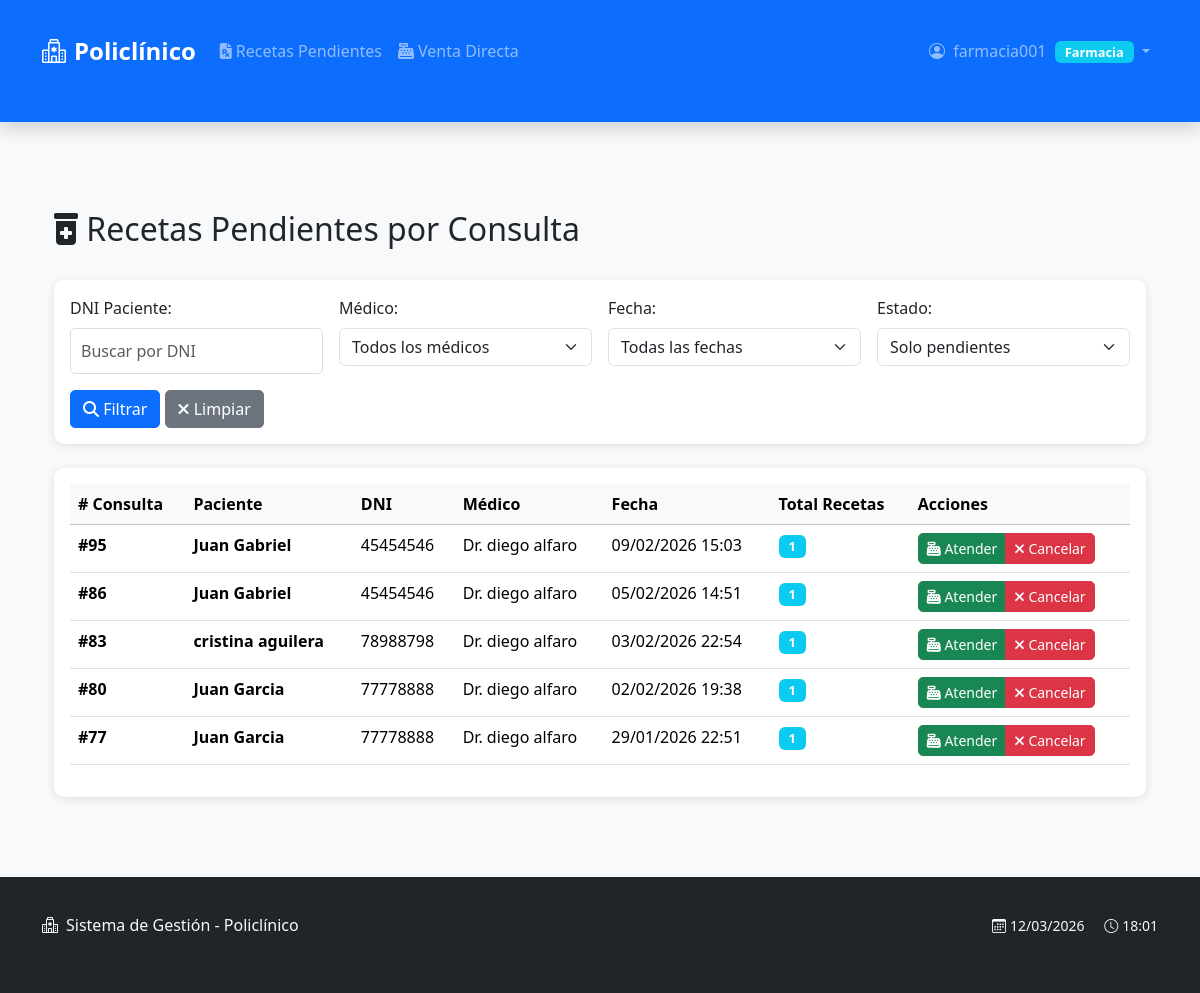
The app's page /farmacia/recetas-pendientes/ (signed in) with its own data.
### consultas/models.py (models this page shows, shortened)
class Consulta(models.Model):
    class EstadoConsulta(models.TextChoices):
        REGISTRADA = 'REGISTRADA', 'Registrada'
        PAGADA = 'PAGADA', 'Pagada'
        TRIAJE_PENDIENTE = 'TRIAJE_PENDIENTE', 'Triaje pendiente'
        EN_TRIAGE = 'EN_TRIAGE', 'En triaje'
        TRIAJE_COMPLETO = 'TRIAJE_COMPLETO', 'Triaje completo'
        ATENDIDA = 'ATENDIDA', 'Atendida'
    paciente = models.ForeignKey(
        'pacientes.Paciente',
        on_delete=models.PROTECT,
        related_name='consultas'
    )
    tarifa = models.ForeignKey(
        TarifaConsulta,
        on_delete=models.PROTECT
    )
    tipo_consulta = models.CharField(
        max_length=20
    )
    especialidad = models.CharField(
        max_length=20,
        null=True,
        blank=True
    )
    precio = models.DecimalField(
        max_digits=8,
        decimal_places=2
    )
    doctor = models.ForeignKey(
        Doctor,
        on_delete=models.SET_NULL,
        null=True,
        blank=True,
        verbose_name='Médico asignado',
        help_text='Seleccione el médico que atenderá la consulta'
    )
    estado = models.CharField(
        max_length=20,
        choices=EstadoConsulta.choices,
        default=EstadoConsulta.REGISTRADA
    )
    fecha = models.DateTimeField(auto_now_add=True)
    diagnostico = models.TextField(
        blank=True,
        null=True,
        verbose_name='Diagnóstico',
        help_text='Diagnóstico principal de la consulta'
    )
    observaciones = models.TextField(
        blank=True,
        null=True,
        verbose_name='Observaciones',
        help_text='Observaciones y hallazgos del examen físico'
    )
    tratamiento = models.TextField(
        blank=True,
        null=True,
        verbose_name='Tratamiento',
        help_text='Plan de tratamiento indicado'
    )
    fecha_atencion = models.DateTimeField(
        blank=True,
        null=True,
        verbose_name='Fecha de atención',
        help_text='Fecha y hora en que se atendió la consulta'
    )
    es_lectura_resultados = models.BooleanField(
        default=False,
        verbose_name='Es lectura de resultados',
        help_text='Consulta solo para lectura de resultados de exámenes'
    )
    class Meta:
        verbose_name = 'Consulta'
        verbose_name_plural = 'Consultas'
        ordering = ['-fecha']

### pacientes/models.py (models this page shows, shortened)
class Paciente(models.Model):
    dni = models.CharField(max_length=8, unique=True)
    nombres = models.CharField(max_length=100)
    apellidos = models.CharField(max_length=100)
    fecha_nacimiento = models.DateField()
    telefono = models.CharField(max_length=15, blank=True)
    direccion = models.CharField(max_length=200, blank=True)
    creado_en = models.DateTimeField(auto_now_add=True)
    activo = models.BooleanField(default=True, verbose_name='¿Activo?',help_text='Indica si el paciente está activo en el sistema')

### doctores/models.py (models this page shows, shortened)
class Doctor(models.Model):
    nombres = models.CharField(max_length=100, verbose_name='Nombres')
    apellidos = models.CharField(max_length=100, verbose_name='Apellidos')
    dni = models.CharField(max_length=8, unique=True, verbose_name='DNI')
    especialidad = models.ForeignKey(
        Especialidad,
        on_delete=models.PROTECT,
        verbose_name='Especialidad'
    )
    telefono = models.CharField(max_length=15, verbose_name='Teléfono')
    email = models.EmailField(blank=True, verbose_name='Correo electrónico')
    activo = models.BooleanField(default=True, verbose_name='Activo')
    created_at = models.DateTimeField(auto_now_add=True, verbose_name='Fecha de registro')
    updated_at = models.DateTimeField(auto_now=True, verbose_name='Última actualización')
    class Meta:
        verbose_name = 'Doctor'
        verbose_name_plural = 'Doctores'
        ordering = ['apellidos', 'nombres']
    usuario = models.OneToOneField(
        User,
        on_delete=models.SET_NULL,
        null=True,
        blank=True,
        verbose_name='Usuario del sistema'
    )

### farmacia/views.py (the view, shortened to what this page needs)
# urls.py: path('recetas-pendientes/', views.recetas_pendientes, name='recetas_pendientes'),
@login_required
@never_cache
@grupo_requerido('farmacia', 'administrador')
def recetas_pendientes(request):
    from consultas.models import Consulta, Receta
    from doctores.models import Doctor
    from datetime import timedelta
    dni = request.GET.get('dni', '')
    doctor_id = request.GET.get('doctor', '')
    fecha_filtro = request.GET.get('fecha', '')
    estado_filtro = request.GET.get('estado', 'pendientes')  # pendientes, todas
    consultas = Consulta.objects.filter(
        recetas__isnull=False
    ).distinct().select_related(
        'paciente', 'doctor'
    ).prefetch_related('recetas')
    if dni:
        consultas = consultas.filter(paciente__dni__icontains=dni)
    if doctor_id:
        consultas = consultas.filter(doctor_id=doctor_id)
    if estado_filtro == 'pendientes':
        consultas = consultas.filter(
            recetas__estado__in=['PENDIENTE', 'PARCIAL']
        ).distinct()
    consultas = consultas.order_by('-fecha')
    doctores = Doctor.objects.filter(activo=True).order_by('nombres')
    for consulta in consultas:
        consulta.total_recetas = consulta.recetas.count()
        consulta.pendientes = consulta.recetas.filter(
            estado__in=['PENDIENTE', 'PARCIAL']
        ).count()
    context = {
        'consultas': consultas,
        'doctores': doctores,
        'dni': dni,
        'doctor_id': doctor_id,
        'fecha_filtro': fecha_filtro,
        'estado_filtro': estado_filtro,
        'titulo': 'Recetas Pendientes por Consulta'
    }
    return render(request, 'farmacia/recetas_pendientes.html', context)

### config/context_processors.py (called while the page is built)
def grupos_usuario(request):
    if request.user.is_authenticated:
        grupos = list(request.user.groups.values_list('name', flat=True))
        return {
            'user_groups': grupos,
            'es_doctor': 'doctores' in grupos,
            'es_recepcion': 'recepcion' in grupos,
            'es_farmacia': 'farmacia' in grupos,
            'es_laboratorio': 'laboratorio' in grupos,
            'es_administrador': 'administrador' in grupos,
            'es_super_user': request.user.is_superuser,
        }
    return {}

### farmacia/templates/farmacia/recetas_pendientes.html (shortened to what this page needs)
{% extends 'base.html' %}
{% block content %}
<div class="container mt-4">
    <div class="d-flex justify-content-between align-items-center mb-4">
        <h2><i class="fas fa-prescription-bottle-medical"></i> {{ titulo }}</h2>
    </div>
    <div class="card mb-4">
        <div class="card-body">
            <form method="get" class="row g-3">
                <div class="col-md-3">
                    <label for="dni" class="form-label">DNI Paciente:</label>
                    <input type="text"
                           class="form-control"
                           id="dni"
                           name="dni"
                           value="{{ dni }}"
                           placeholder="Buscar por DNI">
                </div>
                <div class="col-md-3">
                    <label for="doctor" class="form-label">Médico:</label>
                    <select class="form-select" id="doctor" name="doctor">
                        <option value="">Todos los médicos</option>
                    </select>
                </div>
                <div class="col-md-3">
                    <label for="fecha" class="form-label">Fecha:</label>
                    <select class="form-select" id="fecha" name="fecha">
                        <option value="">Todas las fechas</option>
                    </select>
                </div>
                <div class="col-md-3">
                    <label for="estado" class="form-label">Estado:</label>
                    <select class="form-select" id="estado" name="estado">
                        <option value="pendientes" {% if estado_filtro == 'pendientes' %}selected{% endif %}>Solo pendientes</option>
                    </select>
                </div>
                <div class="col-12">
                    <button type="submit" class="btn btn-primary">
                        <i class="fas fa-search"></i> Filtrar
                    </button>
                    <a href="{% url 'farmacia:recetas_pendientes' %}" class="btn btn-secondary">
                        <i class="fas fa-times"></i> Limpiar
                    </a>
                </div>
            </form>
        </div>
    </div>
    {% if consultas %}
    <div class="card">
        <div class="card-body">
            <div class="table-responsive">
                <table class="table table-hover">
                    <thead class="table-light">
                        <tr>
                            <th># Consulta</th>
                            <th>Paciente</th>
                            <th>DNI</th>
                            <th>Médico</th>
                            <th>Fecha</th>
                            <th>Total Recetas</th>
                            <th>Acciones</th>
                        </tr>
                    </thead>
                    <tbody>
                        {% for consulta in consultas %}
                        <tr>
                            <td><strong>#{{ consulta.id }}</strong></td>
                            <td><strong>{{ consulta.paciente.nombres }} {{ consulta.paciente.apellidos }}</strong></td>
                            <td>{{ consulta.paciente.dni }}</td>
                            <td>
                                {% if consulta.doctor %}
                                    Dr. {{ consulta.doctor.nombres }} {{ consulta.doctor.apellidos }}
                                {% else %}
                                    <span class="text-muted">-</span>
                                {% endif %}
                            </td>
                            <td>{{ consulta.fecha|date:"d/m/Y H:i" }}</td>
                            <td>
                                <span class="badge bg-info">{{ consulta.total_recetas }}</span>
                            </td>
<td>
    {% if consulta.total_recetas > 0 %}
    <div class="btn-group btn-group-sm" role="group">
        <a href="{% url 'farmacia:detalle_recetas_consulta' consulta.id %}"
           class="btn btn-success">
            <i class="fas fa-cash-register"></i> Atender
        </a>
        <button class="btn btn-danger btn-cancelar"
                data-consulta-id="{{ consulta.id }}"
                data-paciente="{{ consulta.paciente.nombres }} {{ consulta.paciente.apellidos }}">
            <i class="fas fa-times"></i> Cancelar
        </button>
    </div>
    {% else %}
    <span class="text-muted">Sin recetas</span>
    {% endif %}
</td>
			</tr>
                        {% endfor %}
                    </tbody>
                </table>
            </div>
        </div>
    </div>
    {% else %}
    <div class="alert alert-info">
        <i class="fas fa-info-circle me-2"></i>
        No se encontraron consultas con los filtros aplicados.
    </div>
    {% endif %}
</div>
{% endblock %}

### templates/base.html (shortened to what this page needs)
<!DOCTYPE html>
<html lang="es">
<head>
    <link href="https://cdn.jsdelivr.net/npm/bootstrap@5.3.1/dist/css/bootstrap.min.css" rel="stylesheet">
    <link rel="stylesheet" href="https://cdn.jsdelivr.net/npm/bootstrap-icons@1.11.0/font/bootstrap-icons.css">
    <link rel="stylesheet" href="https://cdnjs.cloudflare.com/ajax/libs/font-awesome/6.4.0/css/all.min.css">
    {% load static %}
    <link rel="stylesheet" href="{% static 'css/styles.css' %}">
</head>
<body>
    <nav class="navbar navbar-expand-lg navbar-dark bg-primary shadow">
        <div class="container">
            <a class="navbar-brand" href="{% url 'inicio' %}">
                <i class="bi bi-hospital me-2"></i>Policlínico
            </a>
            <div class="collapse navbar-collapse" id="navbarNav">
                <ul class="navbar-nav me-auto" id="mainNavbar">
                    {% if user.is_authenticated %}
                        {% if es_farmacia %}
                        <li class="nav-item">
                            <a class="nav-link {% if '/recetas/' in request.path %}active{% endif %}"
                               href="{% url 'farmacia:recetas_pendientes' %}">
                                <i class="fas fa-file-prescription me-1"></i>Recetas Pendientes
                            </a>
                        </li>
                        <li class="nav-item">
                            <a class="nav-link {% if '/venta-directa/' in request.path %}active{% endif %}"
                               href="{% url 'farmacia:venta_directa' %}">
                                <i class="fas fa-cash-register me-1"></i>Venta Directa
                            </a>
                        </li>
                        {% endif %}
                    {% endif %}
                </ul>
                <ul class="navbar-nav">
                    {% if user.is_authenticated %}
                    <li class="nav-item dropdown">
                        <a class="nav-link dropdown-toggle" href="#" role="button" data-bs-toggle="dropdown" aria-expanded="false">
                            <i class="bi bi-person-circle me-1"></i>
                            {{ user.username }}
                            <span class="badge
                                {% if es_super_user %}bg-danger
                                {% elif es_administrador %}bg-danger
                                {% elif es_doctor %}bg-success
                                {% elif es_recepcion %}bg-warning
                                {% elif es_farmacia %}bg-info
                                {% elif es_laboratorio %}bg-secondary
                                {% else %}bg-secondary{% endif %} ms-1">
                                {% if es_super_user %}Super Admin
                                {% elif es_administrador %}Admin
                                {% elif es_doctor %}Doctor
                                {% elif es_recepcion %}Recepción
                                {% elif es_farmacia %}Farmacia
                                {% elif es_laboratorio %}Laboratorio
                                {% else %}Usuario{% endif %}
                            </span>
                        </a>
                    </li>
                    {% endif %}
                </ul>
            </div>
        </div>
    </nav>
    <div class="container mt-4">
        {% block content %}{% endblock %}
    </div>
    <footer class="footer mt-auto py-3 bg-dark text-white">
        <div class="container">
            <div class="row">
                <div class="col-md-6">
                    <span class="text-light">
                        <i class="bi bi-hospital me-2"></i>Sistema de Gestión - Policlínico
                    </span>
                </div>
                <div class="col-md-6 text-md-end">
                    <span class="text-light small">
                        <i class="bi bi-calendar3 me-1"></i>{% now "d/m/Y" %}
                        <i class="bi bi-clock ms-3 me-1"></i>{% now "H:i" %}
                    </span>
                </div>
            </div>
        </div>
    </footer>
</body>
</html>

### static/css/styles.css (style rules this page uses)
body { font-family: 'Segoe UI', Tahoma, Geneva, Verdana, sans-serif; background-color: #f8f9fa; }
.navbar-brand { font-weight: 700; font-size: 1.5rem; }
.card { box-shadow: 0 2px 10px rgba(0,0,0,0.1); border: none; border-radius: 10px; }
.btn { border-radius: 5px; font-weight: 500; }
.badge { font-size: 0.8em; padding: 5px 10px; }
.form-control { border-radius: 5px; border: 1px solid #ddd; padding: 10px; }
.container { padding-top: 20px; padding-bottom: 40px; }
.footer { background-color: #343a40; color: white; padding: 20px 0; margin-top: 40px; }

### records on screen
Consulta: id "95", paciente.nombres "Juan", paciente.apellidos "Gabriel", paciente.dni "45454546", doctor.nombres "diego", doctor.apellidos "alfaro", fecha "09/02/2026 15:03", total_recetas "1"
Consulta: id "86", paciente.nombres "Juan", paciente.apellidos "Gabriel", paciente.dni "45454546", doctor.nombres "diego", doctor.apellidos "alfaro", fecha "05/02/2026 14:51", total_recetas "1"
Consulta: id "83", paciente.nombres "cristina", paciente.apellidos "aguilera", paciente.dni "78988798", doctor.nombres "diego", doctor.apellidos "alfaro", fecha "03/02/2026 22:54", total_recetas "1"
Consulta: id "80", paciente.nombres "Juan", paciente.apellidos "Garcia", paciente.dni "77778888", doctor.nombres "diego", doctor.apellidos "alfaro", fecha "02/02/2026 19:38", total_recetas "1"
Consulta: id "77", paciente.nombres "Juan", paciente.apellidos "Garcia", paciente.dni "77778888", doctor.nombres "diego", doctor.apellidos "alfaro", fecha "29/01/2026 22:51", total_recetas "1"

### other values on screen
{{ user.username }} "farmacia001"
{{ titulo }} "Recetas Pendientes por Consulta"
